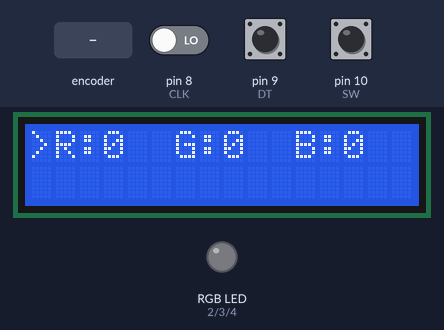
The sketch below on a simulated Arduino Uno, built with avr-gcc and run on an emulated ATmega328P. Parts: 16×2 character LCD, an RGB LED mixed from three pins (HIGH = lit). The test bench sets the inputs (shaded band); at power-on: pin 10 (SW) HIGH, pin 8 (CLK) LOW, pin 9 (DT) HIGH.

Above: at 1.3 s.
1.4 s: pin 10 (SW) pulled LOW for 0.15 s
At 1.8 s:
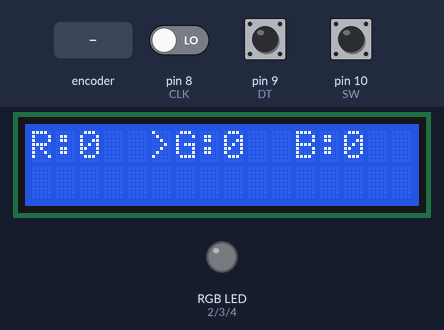
3.0 s: pin 10 (SW) pulled LOW for 1 s
At 4.2 s:
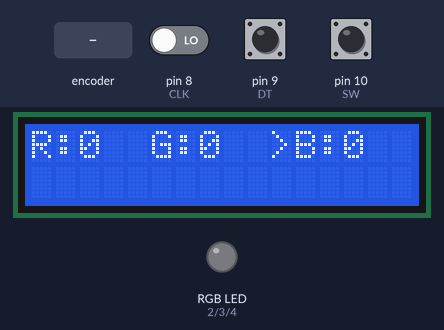
5.5 s: rotary encoder on pin 8 (CLK) / pin 9 (DT) turned 3 steps (first pin leading)
At 7.1 s:
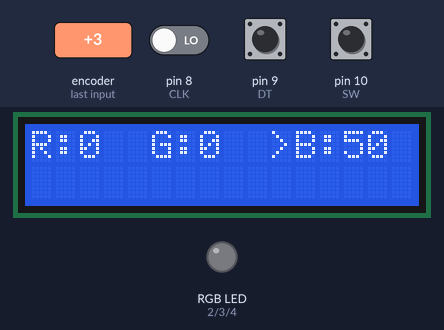
7.6 s: rotary encoder on pin 8 (CLK) / pin 9 (DT) turned 1 step (first pin leading)
At 8.4 s:
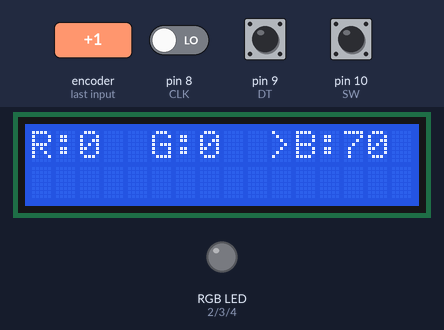
9.3 s: rotary encoder on pin 8 (CLK) / pin 9 (DT) turned 3 steps (first pin leading)
At 10.0 s:
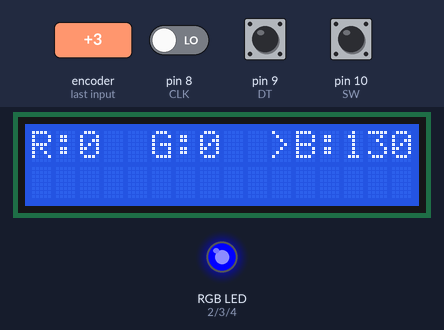
11.4 s: pin 10 (SW) pulled LOW for 0.15 s
At 11.9 s:
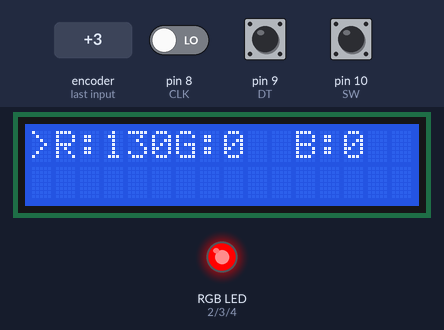
Timing chart, 0 to 14.0 s (numbered marks = the images above; inputs shaded):
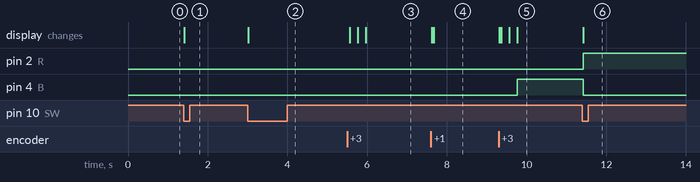

Measured:
- after the input at 1.4 s, the display: changes at once (image 1)
- after the input at 3.0 s, the display: changes at once (image 2)
- after the input at 5.5 s, the display: first changes after 0.07 s (image 3 shows a later state)
- after the input at 7.6 s, the display: first changes at once (image 4 shows a later state)
- after the input at 9.3 s, pin 4 (B): LOW → HIGH after 0.47 s; the display: first changes at once (image 5 shows a later state)
- after the input at 11.4 s, pin 2 (R): LOW → HIGH at once; pin 4 (B): HIGH → LOW at once; the display: changes at once (image 6)

The sketch:

PA_RotaryEncoder_LCD_LED_rgb_changer.ino
```cpp
#include <LiquidCrystal_I2C.h>
#define R 2
#define G 3
#define B 4
#define CLK 8
#define DT 9
#define SW 10

// sda = A20, scl = A21
LiquidCrystal_I2C lcd(0x27, 16, 2);

int count = 0;
int rgb = 0;
bool pre_clk;
bool pre_sw;

void set_lcd(int rgb, int count){
  lcd.clear();
  if(rgb%3 == 2){
    lcd.setCursor(0, 0);
    lcd.print("R:" + String(0));
    lcd.setCursor(5, 0);
    lcd.print("G:" + String(0));
    lcd.setCursor(10, 0);
    lcd.print(">B:" + String(count));
  }
  else if(rgb%3){
    lcd.setCursor(0, 0);
    lcd.print("R:" + String(0));
    lcd.setCursor(5, 0);
    lcd.print(">G:" + String(count));
    lcd.setCursor(11, 0);
    lcd.print("B:" + String(0));
  }
  else{
    lcd.setCursor(0, 0);
    lcd.print(">R:" + String(count));
    lcd.setCursor(6, 0);
    lcd.print("G:" + String(0));
    lcd.setCursor(11, 0);
    lcd.print("B:" + String(0));
  }
}

void set_led(int rgb, int count){
  analogWrite(rgb%3+2, count);
  analogWrite((rgb+1)%3+2, 0);
  analogWrite((rgb+2)%3+2, 0);
}

void setup() {
  pinMode(R, OUTPUT);
  pinMode(G, OUTPUT);
  pinMode(B, OUTPUT);
  pinMode(CLK, INPUT);
  pinMode(DT, INPUT);
  pinMode(SW, INPUT_PULLUP);
  lcd.init();
  lcd.backlight();
  lcd.begin(16, 2);
  pre_sw = digitalRead(SW);
  pre_clk = digitalRead(CLK);
  set_lcd(rgb, count);
  set_led(rgb, count);
}

void loop() {
  bool cur_clk = digitalRead(CLK);
  bool cur_sw = digitalRead(SW);
  if(pre_sw^cur_sw){
    if(!cur_sw){
      rgb++;
      set_lcd(rgb, count);
      set_led(rgb, count);
    }
    pre_sw = cur_sw;
    delay(100);
  }
  if(pre_clk^cur_clk){
    if(digitalRead(DT)^cur_clk){
      count+=10;
      if(count>255) count = 255;
    }
    else{
      count-=10;
      if(count<0) count = 0;
    }
    set_lcd(rgb, count);
    set_led(rgb, count);
  }
  pre_clk = cur_clk;
}
```
